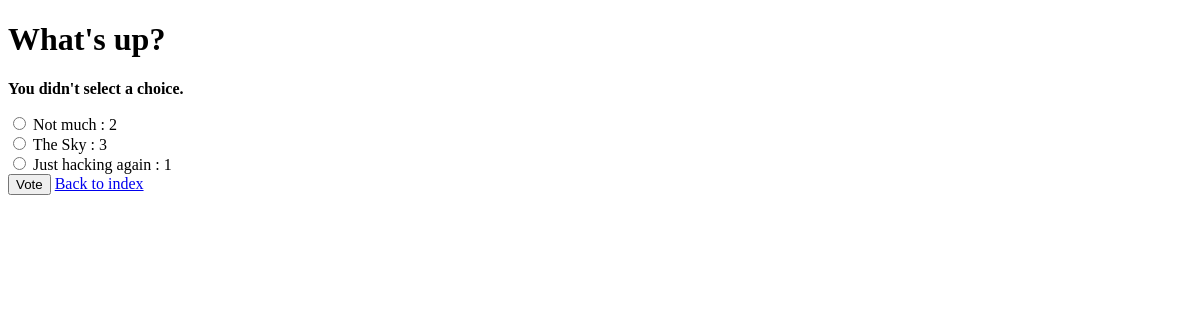
Page /blog/polls/1/vote/ on the earlier database version.
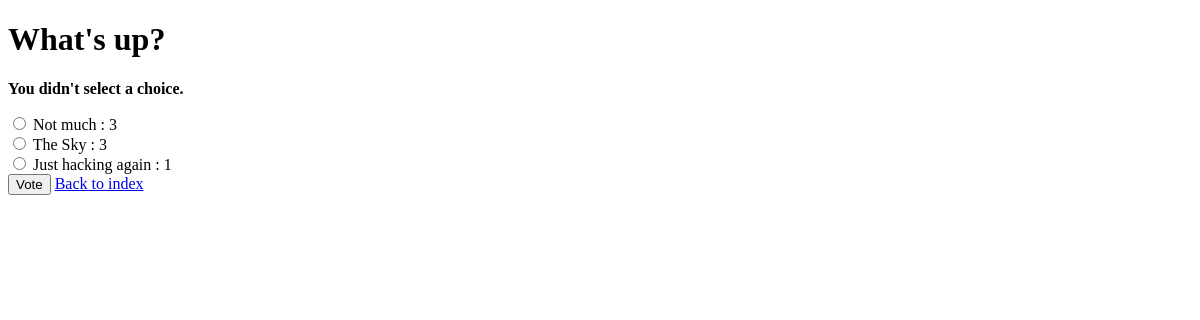
Same page on the later database version.
### blog/models.py (models this page shows, shortened)
class Choice(models.Model):
    question = models.ForeignKey(Question, on_delete=models.CASCADE)
    choice_text = models.CharField(max_length=200)
    votes = models.IntegerField(default=0)

### blog/views.py (the view)
# urls.py: path('polls/<int:question_id>/vote/', views.vote, name='vote'),
def vote(request, question_id):
    question = get_object_or_404(Question, pk=question_id)
    try:
        selected_choice = question.choice_set.get(pk=request.POST['choice'])
    except (KeyError, Choice.DoesNotExist):
        return render(request, 'polls/detail.html', {
            'question': question,
            'error_message': "You didn't select a choice.",
        })
    else:
        selected_choice.votes += 1
        selected_choice.save()
        return HttpResponseRedirect(reverse('polls:results', args=(question.id,)))

### blog/templates/polls/detail.html (shortened to what this page needs)
<!DOCTYPE html>
<html lang="en" dir="ltr">
<head>
</head>
<body>
    <h1>{{ question.question_text }}</h1>
    {% if error_message %}<p><strong>{{ error_message }}</strong></p>{% endif %}
    <form action="{% url 'polls:vote' question.id %}" method="post">
    {% for choice in question.choice_set.all %}
        <input type="radio" name="choice" id="choice{{ forloop.counter }}" value="{{ choice.id }}">
        <label for="choice{{ forloop.counter }}">{{ choice.choice_text }} : {{ choice.votes }}</label><br>
    {% endfor %}
    <input type="submit" value="Vote">
    <a href="{% url 'polls:index' %}">Back to index</a>
    </form>
</body>
</html>

Differences in the rows shown:
changed Choice "Not much": choice "☐ Not much : 2" → "☐ Not much : 3"; votes "2" → "3"
